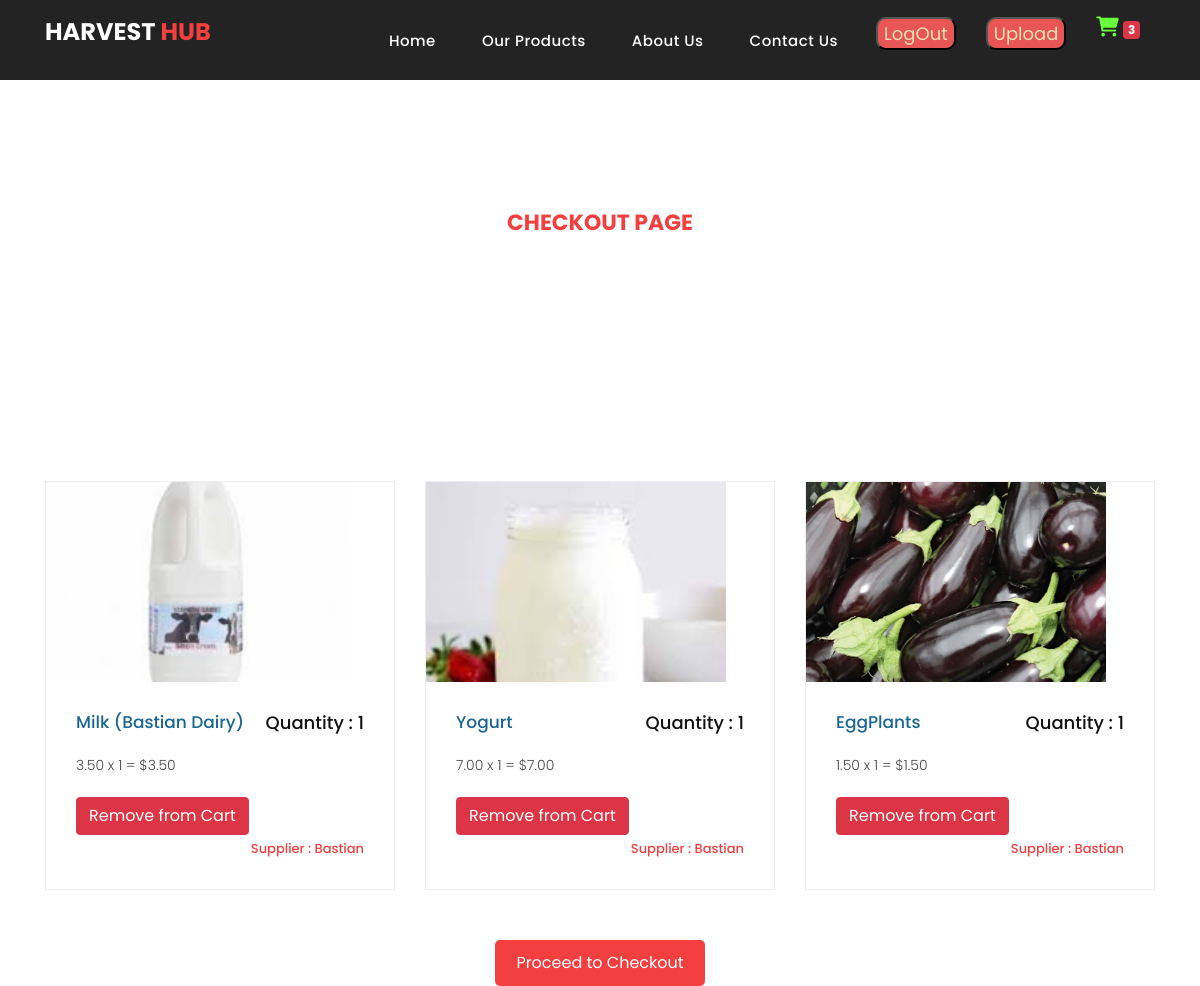
The app's page /cart/ (signed in) with its own data.
### base/models.py (models this page shows)
class Cart(models.Model):
    product = models.ForeignKey(Product, on_delete=models.CASCADE, null=True)
    user = models.ForeignKey(User, on_delete=models.CASCADE, null=True)
    quantity = models.PositiveIntegerField(default=1)  # Number of items in the cart
    class Meta:
        unique_together = ['product', 'user']

class Product(models.Model):
    price = models.DecimalField(max_digits=10, decimal_places=2)  # e.g., $99999999.99
    quantity = models.CharField(max_length = 10, null= False , blank = False)  # Track available stock
    category = models.ForeignKey(Category, on_delete  = models.CASCADE, null = True)
    productName = models.CharField(max_length = 100, null = False)
    image = models.ImageField(null = True, upload_to='products_img/')
    description = models.CharField(max_length = 500, null = True )
    location  = models.CharField(max_length = 200 , null = True)
    updated = models.DateTimeField(auto_now = True)
    created = models.DateTimeField(auto_now_add = True)
    supplier = models.ForeignKey(User, on_delete=models.CASCADE, limit_choices_to={'role': 'supplier'})

class User(AbstractUser):
    CUSTOMER = 'customer'
    SUPPLIER = 'supplier'
    ROLE_CHOICES = [(CUSTOMER, 'Customer'),
                    (SUPPLIER, 'Supplier')]
    fullname = models.CharField(max_length = 100)
    email = models.EmailField(null = False, unique = True)
    bio = models.TextField(null = True, blank = True )
    avatar =models.ImageField(null = True, default= 'avatar.svg', blank = True,upload_to='avatar_img/' )
    role = models.CharField(max_length = 10, choices = ROLE_CHOICES, default = CUSTOMER)
    groups = models.ManyToManyField(Group, related_name='custom_user_set', blank=True)
    user_permissions = models.ManyToManyField(Permission, related_name='custom_user_permissions_set', blank=True)

### base/views.py (the view, shortened to what this page needs)
# urls.py: path('cart/', CartView.as_view(), name='cart'),
class CartView(TemplateView):
    template_name = 'cart.html'
    def get_context_data(self, **kwargs):
        context = super().get_context_data(**kwargs)
        cart_items = Cart.objects.filter(user=self.request.user)
        total_price = sum([item.product.price * item.quantity for item in cart_items])
        for item in cart_items:
            item.total_price = item.product.price * item.quantity
        context['cart_items'] = cart_items
        context['total_price'] = total_price
        return context

### base/context_processors.py (called while the page is built)
def cart_items(request):
    if request.user.is_authenticated:
        cart_items_count = Cart.objects.filter(user=request.user).count()  # Get the count of items
    else:
        cart_items_count = 0
    return {
        'cart_items_count': cart_items_count  # Make sure this is what you're passing to the template
    }

### base/templates/cart.html (shortened to what this page needs)
{% extends 'main.html' %}
{%load static%}
{% block content %}
    <div class="page-heading header-text">
        <div class="container">
          <div class="row">
            <div class="col-md-12">
              <div class="text-content">
                <h4>Checkout Page</h4>
              </div>
            </div>
          </div>
        </div>
      </div>
<div class="products">
    <div class="container">
        {% if cart_items %}
      <div class="row">
        <div class="col-md-12">
          <div class="filters-content">
              <div class="row grid">
                {% for item in cart_items %}
                  <div class="col-lg-4 col-md-4 all des">
                    <div class="product-item">
                      <a href="#"><img src="{{ item.product.image.url }}" alt=""  style="width: 300px; height: 200px; object-fit: cover;"></a>
                      <div class="down-content">
                        <a href="#"><h4>{{ item.product.productName }}</h4></a>
                        <h6>Quantity : {{ item.quantity }} </h6>
                        <p>
                            {{ item.product.price }} x {{ item.quantity }} = ${{ item.total_price|floatformat:2 }}
                        </p>
                    <form method="POST" action="{% url 'cart' %}">
                        <button type="submit" class="btn btn-danger">Remove from Cart</button>
                    </form>
                    <br>
                    <span>Supplier : {{item.product.supplier.fullname}}</span>
                </div>
                    </div>
                  </div>
                  {% endfor %}
              </div>
          </div>
        </div>
      </div>
      {% else %}
      <p>Your cart is empty!</p>
  {% endif %}
    </div>
  </div>
  <div class="checkout-button" style="text-align: center; margin-top: 20px;">
    <a href="#" class="btn" style="background-color: #f33f3f; color: white; padding: 10px 20px; font-size: 16px; text-decoration: none; border-radius: 5px;">Proceed to Checkout</a>
</div>
{% endblock %}

### base/static/assets/css/templatemo-sixteen.css (style rules this page uses)
body { font-family: 'Poppins', sans-serif; overflow-x: hidden; text-rendering: optimizeLegibility; -webkit-font-smoothing: antialiased; -moz-osx-font-smoothing: grayscale; }
p { margin-bottom: 0px; font-size: 14px; font-weight: 300; color: #4a4a4a; line-height: 24px; }
a { text-decoration: none!important; }
h1,h2,h3,h4,h5,h6 { margin: 0px; }
.page-heading { padding: 210px 0px 130px 0px; text-align: center; background-position: center center; background-repeat: no-repeat; background-size: cover; }
.page-heading .text-content h4 { color: #f33f3f; font-size: 22px; text-transform: uppercase; font-weight: 700; margin-bottom: 15px; }
.product-item { border: 1px solid #eee; margin-bottom: 30px; }
.product-item .down-content { padding: 30px; position: relative; }
.product-item img { width: 100%; overflow: hidden; }
.product-item .down-content h4 { font-size: 17px; color: #1a6692; margin-bottom: 20px; }
.product-item .down-content h6 { position: absolute; top: 30px; right: 30px; font-size: 18px; color: #121212; }
.product-item .down-content p { margin-bottom: 20px; }
.product-item .down-content span { position: absolute; right: 30px; bottom: 30px; font-size: 13px; color: #f33f3f; font-weight: 500; }
.products { margin-top: 100px; }

### records on screen
Cart: product.image (picture), product.productName "Milk (Bastian Dairy)", quantity "1", product.price "3.50", total_price "3.50", product.supplier.fullname "Bastian"
Cart: product.image (picture), product.productName "Yogurt", quantity "1", product.price "7.00", total_price "7.00", product.supplier.fullname "Bastian"
Cart: product.image (picture), product.productName "EggPlants", quantity "1", product.price "1.50", total_price "1.50", product.supplier.fullname "Bastian"

### other values on screen
{{ cart_items_count }} "3"
